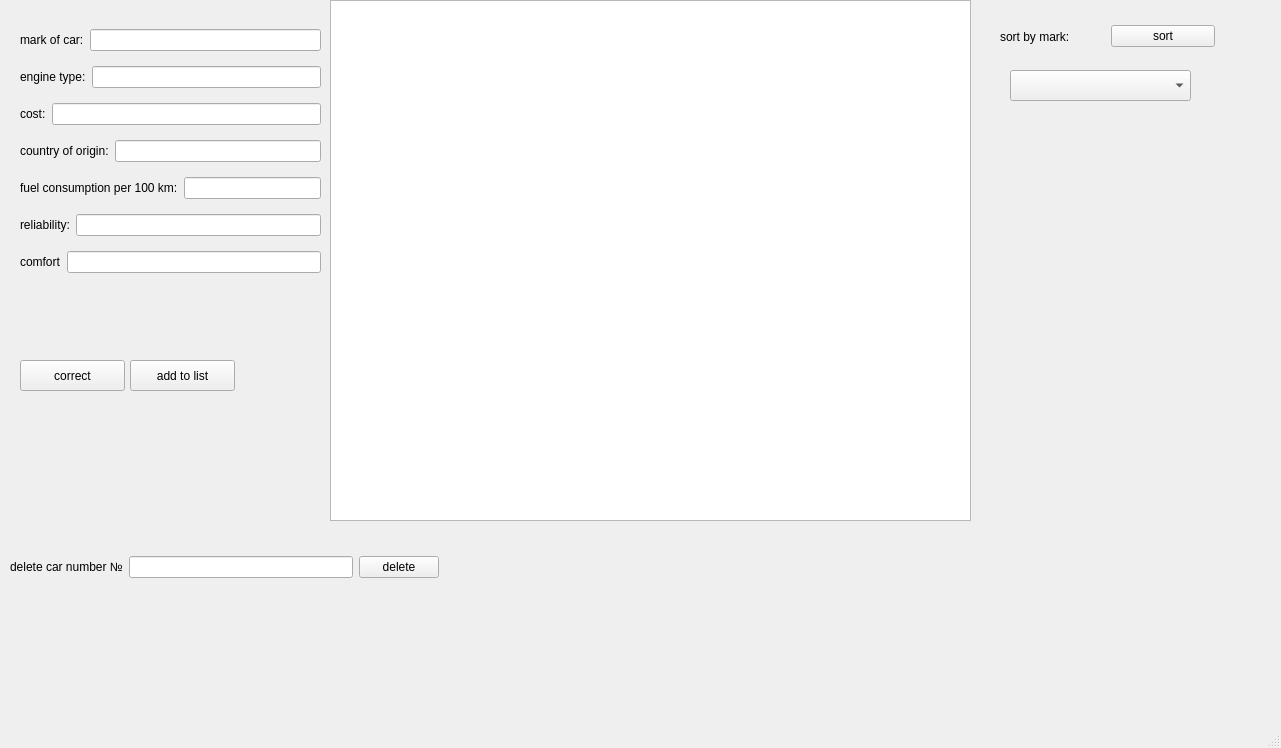
<?xml version="1.0" encoding="UTF-8"?>
<ui version="4.0">
 <class>MainWindow</class>
 <widget class="QMainWindow" name="MainWindow">
  <property name="geometry">
   <rect>
    <x>0</x>
    <y>0</y>
    <width>1281</width>
    <height>748</height>
   </rect>
  </property>
  <property name="windowTitle">
   <string>MainWindow</string>
  </property>
  <widget class="QWidget" name="centralwidget">
   <widget class="QPushButton" name="addToListButton">
    <property name="geometry">
     <rect>
      <x>130</x>
      <y>360</y>
      <width>105</width>
      <height>31</height>
     </rect>
    </property>
    <property name="text">
     <string>add to list</string>
    </property>
   </widget>
   <widget class="QWidget" name="layoutWidget">
    <property name="geometry">
     <rect>
      <x>20</x>
      <y>20</y>
      <width>301</width>
      <height>268</height>
     </rect>
    </property>
    <layout class="QVBoxLayout" name="verticalLayout">
     <item>
      <layout class="QHBoxLayout" name="horizontalLayout_2">
       <item>
        <widget class="QLabel" name="label_2">
         <property name="text">
          <string>mark of car:</string>
         </property>
        </widget>
       </item>
       <item>
        <widget class="QLineEdit" name="markCarEdit"/>
       </item>
      </layout>
     </item>
     <item>
      <layout class="QHBoxLayout" name="horizontalLayout_3">
       <item>
        <widget class="QLabel" name="label_3">
         <property name="text">
          <string>engine type:</string>
         </property>
        </widget>
       </item>
       <item>
        <widget class="QLineEdit" name="EngineTypeEdit"/>
       </item>
      </layout>
     </item>
     <item>
      <layout class="QHBoxLayout" name="horizontalLayout_4">
       <item>
        <widget class="QLabel" name="label_4">
         <property name="text">
          <string>cost:</string>
         </property>
        </widget>
       </item>
       <item>
        <widget class="QLineEdit" name="costEdit"/>
       </item>
      </layout>
     </item>
     <item>
      <layout class="QHBoxLayout" name="horizontalLayout">
       <item>
        <widget class="QLabel" name="label">
         <property name="text">
          <string>country of origin:</string>
         </property>
        </widget>
       </item>
       <item>
        <widget class="QLineEdit" name="countryEdit"/>
       </item>
      </layout>
     </item>
     <item>
      <layout class="QHBoxLayout" name="horizontalLayout_5">
       <item>
        <widget class="QLabel" name="label_5">
         <property name="text">
          <string>fuel consumption per 100 km:</string>
         </property>
        </widget>
       </item>
       <item>
        <widget class="QLineEdit" name="fuelEdit"/>
       </item>
      </layout>
     </item>
     <item>
      <layout class="QHBoxLayout" name="horizontalLayout_6">
       <item>
        <widget class="QLabel" name="label_6">
         <property name="text">
          <string>reliability:</string>
         </property>
        </widget>
       </item>
       <item>
        <widget class="QLineEdit" name="relabilityEdit"/>
       </item>
      </layout>
     </item>
     <item>
      <layout class="QHBoxLayout" name="horizontalLayout_7">
       <item>
        <widget class="QLabel" name="label_7">
         <property name="text">
          <string>comfort</string>
         </property>
        </widget>
       </item>
       <item>
        <widget class="QLineEdit" name="comfortEdit"/>
       </item>
      </layout>
     </item>
    </layout>
   </widget>
   <widget class="QTableView" name="view">
    <property name="geometry">
     <rect>
      <x>330</x>
      <y>0</y>
      <width>641</width>
      <height>521</height>
     </rect>
    </property>
   </widget>
   <widget class="QPushButton" name="correctButton">
    <property name="geometry">
     <rect>
      <x>20</x>
      <y>360</y>
      <width>105</width>
      <height>31</height>
     </rect>
    </property>
    <property name="text">
     <string>correct</string>
    </property>
   </widget>
   <widget class="QWidget" name="layoutWidget">
    <property name="geometry">
     <rect>
      <x>10</x>
      <y>550</y>
      <width>429</width>
      <height>34</height>
     </rect>
    </property>
    <layout class="QHBoxLayout" name="horizontalLayout_9">
     <item>
      <layout class="QHBoxLayout" name="horizontalLayout_8">
       <item>
        <widget class="QLabel" name="label_8">
         <property name="text">
          <string>delete car number №</string>
         </property>
        </widget>
       </item>
       <item>
        <widget class="QLineEdit" name="deleteEdit"/>
       </item>
      </layout>
     </item>
     <item>
      <widget class="QPushButton" name="deleteButton">
       <property name="text">
        <string>delete</string>
       </property>
      </widget>
     </item>
    </layout>
   </widget>
   <widget class="QWidget" name="layoutWidget">
    <property name="geometry">
     <rect>
      <x>1000</x>
      <y>20</y>
      <width>215</width>
      <height>33</height>
     </rect>
    </property>
    <layout class="QHBoxLayout" name="horizontalLayout_10">
     <item>
      <widget class="QLabel" name="label_9">
       <property name="text">
        <string>sort by mark:</string>
       </property>
      </widget>
     </item>
     <item>
      <widget class="QPushButton" name="sortButton">
       <property name="text">
        <string>sort</string>
       </property>
      </widget>
     </item>
    </layout>
   </widget>
   <widget class="QComboBox" name="comboBox">
    <property name="geometry">
     <rect>
      <x>1010</x>
      <y>70</y>
      <width>181</width>
      <height>31</height>
     </rect>
    </property>
   </widget>
  </widget>
  <widget class="QMenuBar" name="menubar">
   <property name="geometry">
    <rect>
     <x>0</x>
     <y>0</y>
     <width>1281</width>
     <height>27</height>
    </rect>
   </property>
  </widget>
  <widget class="QStatusBar" name="statusbar"/>
 </widget>
 <resources/>
 <connections/>
</ui>
